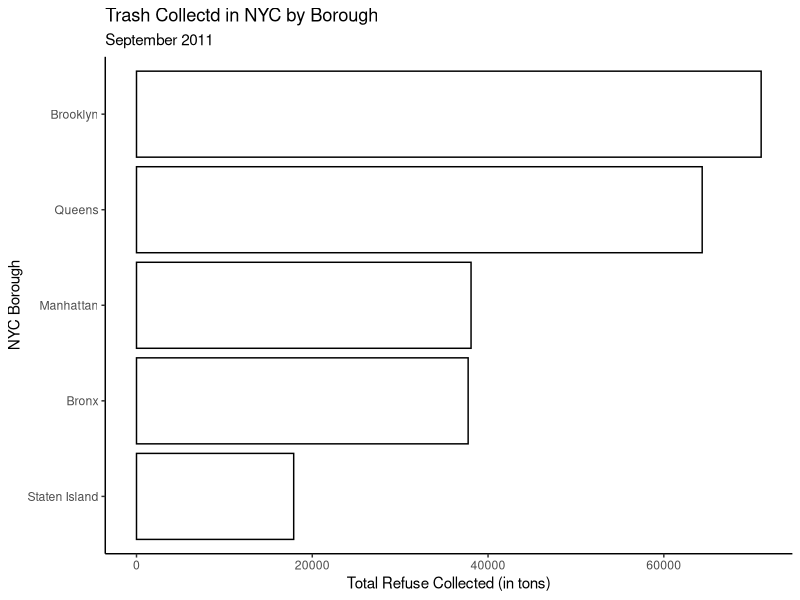
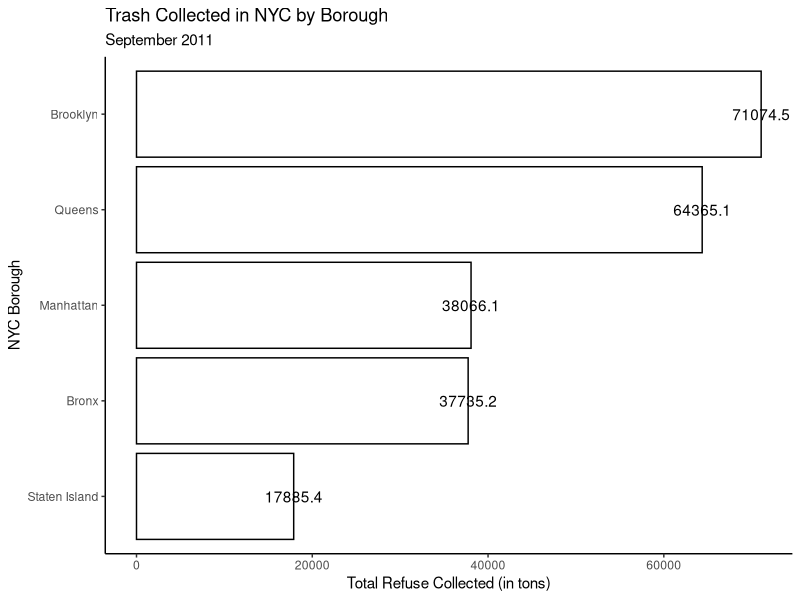
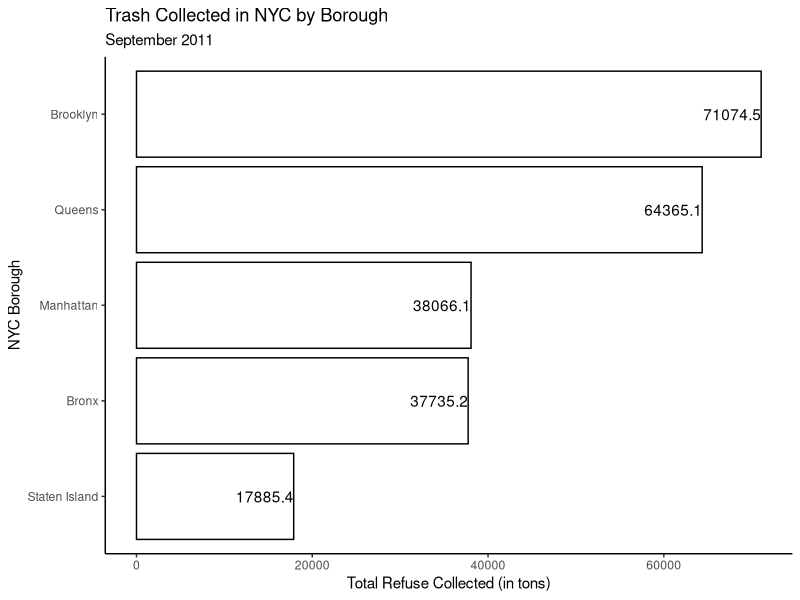
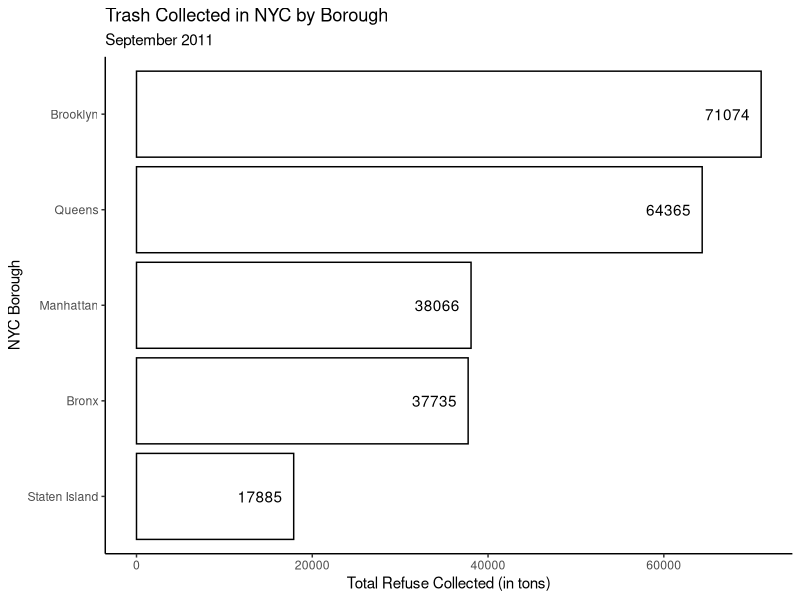
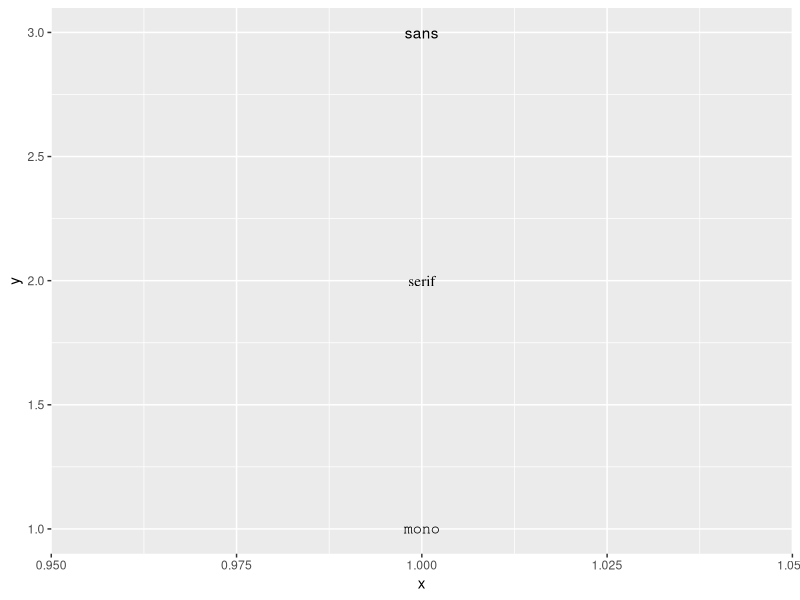
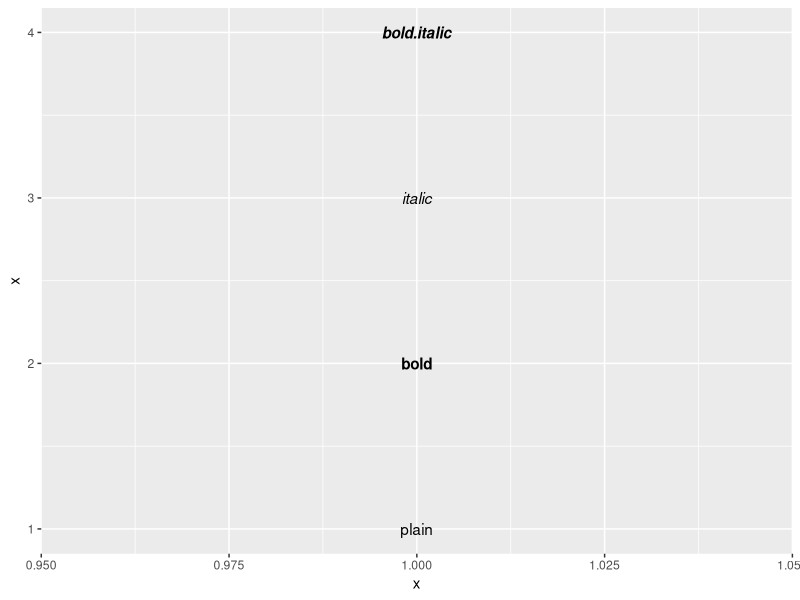
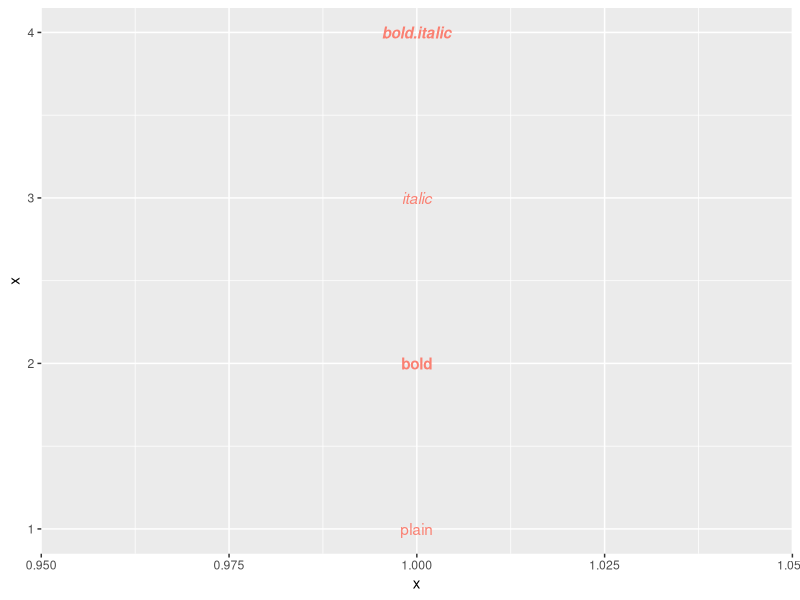
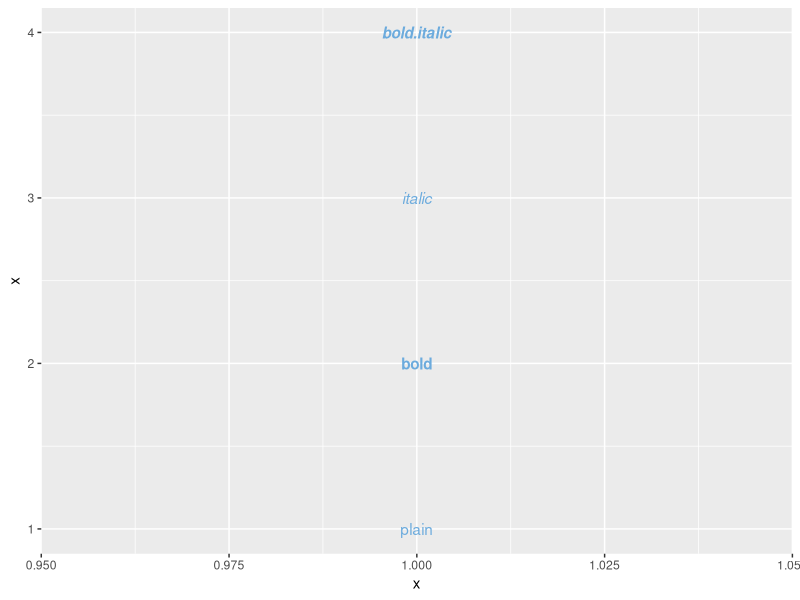

Reproduce these figures in R, in order.
## ---- chunk 1
library(tidyverse)
library(readxl)
## To answer this question, let's first read in the data ##
nyc <- read_xlsx("Communicating How Much/NYC Trash Data.xlsx")
## Subset to September 2011 ##
nyc_sept11 <- nyc |>
  filter(MONTH == 9 & YEAR == 2011)
## Sum up REFUSETONSCOLLECTED variable by Borough ##
trash_tot <- nyc_sept11 |>
  group_by(BOROUGH) |>
  summarize(Sum_Trash = sum(REFUSETONSCOLLECTED))
trash_tot |>
  ggplot(aes(x=Sum_Trash,y=reorder(BOROUGH,Sum_Trash))) +
  geom_bar(stat='identity',color='black',fill='white') +
  labs(y = "NYC Borough",
       x = "Total Refuse Collected (in tons)",
       title = "Trash Collectd in NYC by Borough",
       subtitle = "September 2011") +
  theme_classic()
## ---- chunk 2
trash_tot |>
  ggplot(aes(x=Sum_Trash,y=reorder(BOROUGH,Sum_Trash))) +
  geom_bar(stat='identity',color='black',fill='white') +
  geom_text(aes(label=Sum_Trash)) +
  labs(y = "NYC Borough",
       x = "Total Refuse Collected (in tons)",
       title = "Trash Collected in NYC by Borough",
       subtitle = "September 2011") +
  theme_classic()
## ---- chunk 3
trash_tot |>
  ggplot(aes(x=Sum_Trash,y=reorder(BOROUGH,Sum_Trash))) +
  geom_bar(stat='identity',color='black',fill='white') +
  geom_text(aes(label=Sum_Trash),hjust = 1) +
  labs(y = "NYC Borough",
       x = "Total Refuse Collected (in tons)",
       title = "Trash Collected in NYC by Borough",
       subtitle = "September 2011") +
  theme_classic()
## ---- chunk 4
trash_tot |>
  ggplot(aes(x=Sum_Trash,y=reorder(BOROUGH,Sum_Trash))) +
  geom_bar(stat='identity',color='black',fill='white') +
  geom_text(aes(label=round(Sum_Trash)),hjust=1.25) +
  labs(y = "NYC Borough",
       x = "Total Refuse Collected (in tons)",
       title = "Trash Collected in NYC by Borough",
       subtitle = "September 2011") +
  theme_classic()
## ---- chunk 5
df <- data.frame(x = 1, y = 3:1, family = c("sans", "serif", "mono"))
df |>
  ggplot(aes(x, y)) + 
  geom_text(aes(label = family, family = family))
## ---- chunk 6
df <- data.frame(x = 1:4, fontface = c("plain", "bold", "italic", "bold.italic"))
df |>
  ggplot(aes(1, x)) + 
  geom_text(aes(label = fontface, fontface = fontface))
## ---- chunk 7
## Salmon Font ##
df |>
  ggplot(aes(1, x)) + 
  geom_text(aes(label = fontface, fontface = fontface),
            color='salmon')
## ---- chunk 8
## Manchester City Light Blue ##
df |>
  ggplot(aes(1, x)) + 
  geom_text(aes(label = fontface, fontface = fontface),
            color = "#6CABDD")
## ---- chunk 9
trash_tot |>
  ggplot(aes(x=Sum_Trash,y=reorder(BOROUGH,Sum_Trash))) +
  geom_bar(stat='identity',color='black',fill='white') +
  geom_text(aes(label=round(Sum_Trash)),family='serif',
            fontface='bold.italic',color='#CE1141',hjust=1.25) +
  labs(y = "NYC Borough",
       x = "Total Refuse Collected (in tons)",
       title = "Trash Collected in NYC by Borough",
       subtitle = "September 2011") +
  theme_classic()
## ---- chunk 10
trash_tot |>
  ggplot(aes(x=Sum_Trash,y=reorder(BOROUGH,Sum_Trash))) +
  geom_bar(stat='identity',color='black',fill='white') +
  geom_text(aes(label=round(Sum_Trash)),family='serif',
            fontface='bold.italic',color='#CE1141',hjust=-0.25) +
  labs(y = "NYC Borough",
       x = "Total Refuse Collected (in tons)",
       title = "Trash Collected in NYC by Borough",
       subtitle = "September 2011") +
  theme_classic()
## ---- chunk 11
trash_tot |>
  ggplot(aes(x=Sum_Trash,y=reorder(BOROUGH,Sum_Trash))) +
  geom_bar(stat='identity',color='black',fill='white') +
  geom_text(aes(label=round(Sum_Trash)),family='serif',
            fontface='bold.italic',color='#CE1141',hjust=-0.25) +
  labs(y = "NYC Borough",
       x = "Total Refuse Collected (in tons)",
       title = "Trash Collected in NYC by Borough",
       subtitle = "September 2011") +
  theme_classic() +
  scale_x_continuous(limits = c(0,75000))
## ---- chunk 12
trash_tot |>
  ggplot(aes(x=Sum_Trash,y=reorder(BOROUGH,Sum_Trash))) +
  geom_bar(stat='identity',color='black',fill='white') +
  geom_text(aes(label=round(Sum_Trash)),family='serif',
            fontface='bold.italic',color='#CE1141',hjust=-0.25) +
  labs(y = "NYC Borough",
       x = "Total Refuse Collected (in tons)",
       title = "Trash Collected in NYC by Borough",
       subtitle = "September 2011") +
  theme_classic() +
  scale_x_continuous(limits = c(0,75000),
                     breaks = seq(0,80000,by=10000))
## ---- chunk 13
trash_tot |>
  ggplot(aes(x=Sum_Trash,y=reorder(BOROUGH,Sum_Trash))) +
  geom_bar(stat='identity',color='black',fill='white') +
  geom_text(aes(label=round(Sum_Trash)),family='serif',
            fontface='bold.italic',color='#CE1141',hjust=-0.25) +
  labs(y = "NYC Borough",
       x = "Total Refuse Collected (in tons)",
       title = "Trash Collected in NYC by Borough",
       subtitle = "September 2011") +
  theme_classic() +
  scale_x_continuous(limits = c(0,75000),
                     breaks = seq(0,80000,by=10000),
                     labels = scales::label_number(suffix = "K",
                                                   scale = 1e-3))
## ---- chunk 14
trash_tot |>
  ggplot(aes(x=Sum_Trash,y=reorder(BOROUGH,Sum_Trash))) +
  geom_bar(stat='identity',color='black',fill='white') +
  geom_text(aes(label=round(Sum_Trash)),family='serif',
            fontface='bold.italic',color='#CE1141',hjust=-0.25) +
  labs(y = "NYC Borough",
       x = "Total Refuse Collected (in tons)",
       title = "Trash Collected in NYC by Borough",
       subtitle = "September 2011") +
  theme_classic() +
  theme(axis.text.x = element_text(family = 'serif',
                                   face = 'bold.italic',
                                   color = '#CE1141'),
        axis.title.x = element_text(family = 'serif',
                                    face = 'bold.italic',
                                    color = '#CE1141'),
        axis.text.y = element_text(family = 'serif',
                                   face = 'bold.italic',
                                   color = '#CE1141'),
        axis.title.y = element_text(family = 'serif',
                                    face = 'bold.italic',
                                    color = '#CE1141')) +
  scale_x_continuous(limits = c(0,75000),
                     breaks = seq(0,80000,by=10000),
                     labels = scales::label_number(suffix = "K",
                                                   scale = 1e-3))
## ---- chunk 15
trash_tot |>
  ggplot(aes(x=Sum_Trash,y=reorder(BOROUGH,Sum_Trash),fill=BOROUGH)) +
  geom_bar(stat='identity',color='black') +
  geom_text(aes(label=round(Sum_Trash)),family='serif',
            fontface='bold.italic',color='#CE1141',hjust=-0.25) +
  labs(y = "NYC Borough",
       x = "Total Refuse Collected (in tons)",
       title = "Trash Collected in NYC by Borough",
       subtitle = "September 2011") +
  theme_classic() +
  theme(axis.text.x = element_text(family = 'serif',
                                   face = 'bold.italic'),
        axis.title.x = element_text(family = 'serif',
                                    face = 'bold.italic'),
        axis.text.y = element_text(family = 'serif',
                                   face = 'bold.italic'),
        axis.title.y = element_text(family = 'serif',
                                    face = 'bold.italic')) +
  scale_x_continuous(limits = c(0,80000),
                     breaks = seq(0,80000,by=10000),
                     labels = scales::label_number(suffix = "K",
                                                   scale = 1e-3))
## ---- chunk 16
trash_tot |>
  ggplot(aes(x=Sum_Trash,y=reorder(BOROUGH,Sum_Trash),fill=BOROUGH)) +
  geom_bar(stat='identity',color='black') +
  geom_text(aes(label=round(Sum_Trash)),family='serif',
            fontface='bold.italic',color='#CE1141',hjust=-0.25) +
  labs(y = "NYC Borough",
       x = "Total Refuse Collected (in tons)",
       title = "Trash Collected in NYC by Borough",
       subtitle = "September 2011") +
  theme_classic() +
  theme(axis.text.x = element_text(family = 'serif',
                                   face = 'bold.italic'),
        axis.title.x = element_text(family = 'serif',
                                    face = 'bold.italic'),
        axis.text.y = element_blank(),
        axis.title.y = element_text(family = 'serif',
                                    face = 'bold.italic'),
        axis.ticks.y = element_blank()) +
  scale_x_continuous(limits = c(0,80000),
                     breaks = seq(0,80000,by=10000),
                     labels = scales::label_number(suffix = "K",
                                                   scale = 1e-3))
## ---- chunk 17
trash_tot |>
  ggplot(aes(x=Sum_Trash,y=reorder(BOROUGH,Sum_Trash),fill=BOROUGH)) +
  geom_bar(stat='identity',color='black') +
  geom_text(aes(label=round(Sum_Trash)),family='serif',
            fontface='bold.italic',color='#CE1141',hjust=-0.25) +
  labs(y = "NYC Borough",
       x = "Total Refuse Collected (in tons)",
       title = "Trash Collected in NYC by Borough",
       subtitle = "September 2011",
       fill = "Borough") +
  theme_classic() +
  theme(axis.text.x = element_text(family = 'serif',
                                   face = 'bold.italic'),
        axis.title.x = element_text(family = 'serif',
                                    face = 'bold.italic'),
        axis.text.y = element_blank(),
        axis.title.y = element_text(family = 'serif',
                                    face = 'bold.italic'),
        axis.ticks.y = element_blank()) +
  scale_x_continuous(limits = c(0,80000),
                     breaks = seq(0,80000,by=10000),
                     labels = scales::label_number(suffix = "K",
                                                   scale = 1e-3))
## ---- chunk 18
## Top ##

trash_tot |>
  ggplot(aes(x=Sum_Trash,y=reorder(BOROUGH,Sum_Trash),fill=BOROUGH)) +
  geom_bar(stat='identity',color='black') +
  geom_text(aes(label=round(Sum_Trash)),family='serif',
            fontface='bold.italic',color='#CE1141',hjust=-0.25) +
  labs(y = "NYC Borough",
       x = "Total Refuse Collected (in tons)",
       title = "Trash Collected in NYC by Borough",
       subtitle = "September 2011",
       fill = "Borough") +
  theme_classic() +
  theme(axis.text.x = element_text(family = 'serif',
                                   face = 'bold.italic'),
        axis.title.x = element_text(family = 'serif',
                                    face = 'bold.italic'),
        axis.text.y = element_blank(),
        axis.title.y = element_text(family = 'serif',
                                    face = 'bold.italic'),
        axis.ticks.y = element_blank(),
        legend.position = "top") +
  scale_x_continuous(limits = c(0,80000),
                     breaks = seq(0,80000,by=10000),
                     labels = scales::label_number(suffix = "K",
                                                   scale = 1e-3))
## Bottom ##

trash_tot |>
  ggplot(aes(x=Sum_Trash,y=reorder(BOROUGH,Sum_Trash),fill=BOROUGH)) +
  geom_bar(stat='identity',color='black') +
  geom_text(aes(label=round(Sum_Trash)),family='serif',
            fontface='bold.italic',color='#CE1141',hjust=-0.25) +
  labs(y = "NYC Borough",
       x = "Total Refuse Collected (in tons)",
       title = "Trash Collected in NYC by Borough",
       subtitle = "September 2011",
       fill = "Borough") +
  theme_classic() +
  theme(axis.text.x = element_text(family = 'serif',
                                   face = 'bold.italic'),
        axis.title.x = element_text(family = 'serif',
                                    face = 'bold.italic'),
        axis.text.y = element_blank(),
        axis.title.y = element_text(family = 'serif',
                                    face = 'bold.italic'),
        axis.ticks.y = element_blank(),
        legend.position = "bottom") +
  scale_x_continuous(limits = c(0,80000),
                     breaks = seq(0,80000,by=10000),
                     labels = scales::label_number(suffix = "K",
                                                   scale = 1e-3))
## ---- chunk 19
library(viridis)

trash_tot |>
  ggplot(aes(x=Sum_Trash,y=reorder(BOROUGH,Sum_Trash),fill=BOROUGH)) +
  geom_bar(stat='identity',color='black') +
  geom_text(aes(label=round(Sum_Trash)),family='serif',
            fontface='bold.italic',color='#CE1141',hjust=-0.25) +
  labs(y = "NYC Borough",
       x = "Total Refuse Collected (in tons)",
       title = "Trash Collected in NYC by Borough",
       subtitle = "September 2011",
       fill = "Borough") +
  theme_classic() +
  theme(axis.text.x = element_text(family = 'serif',
                                   face = 'bold.italic'),
        axis.title.x = element_text(family = 'serif',
                                    face = 'bold.italic'),
        axis.text.y = element_blank(),
        axis.title.y = element_text(family = 'serif',
                                    face = 'bold.italic'),
        axis.ticks.y = element_blank(),
        legend.position = "bottom") +
  scale_x_continuous(limits = c(0,80000),
                     breaks = seq(0,80000,by=10000),
                     labels = scales::label_number(suffix = "K",
                                                   scale = 1e-3)) +
  scale_fill_viridis(discrete = T)
## ---- chunk 20
trash_tot |>
  ggplot(aes(x=Sum_Trash,y=reorder(BOROUGH,Sum_Trash),fill=BOROUGH)) +
  geom_bar(stat='identity',color='black') +
  geom_text(aes(label=round(Sum_Trash)),family='serif',
            fontface='bold.italic',color='#CE1141',hjust=-0.25) +
  labs(y = "NYC Borough",
       x = "Total Refuse Collected (in tons)",
       title = "Trash Collected in NYC by Borough",
       subtitle = "September 2011",
       fill = "Borough") +
  theme_classic() +
  theme(axis.text.x = element_text(family = 'serif',
                                   face = 'bold.italic'),
        axis.title.x = element_text(family = 'serif',
                                    face = 'bold.italic'),
        axis.text.y = element_blank(),
        axis.title.y = element_text(family = 'serif',
                                    face = 'bold.italic'),
        axis.ticks.y = element_blank(),
        legend.position = "bottom") +
  scale_x_continuous(limits = c(0,80000),
                     breaks = seq(0,80000,by=10000),
                     labels = scales::label_number(suffix = "K",
                                                   scale = 1e-3)) +
  scale_fill_viridis(discrete = T,
                     option = "H")
## ---- chunk 21
library(RColorBrewer)
display.brewer.all()
## ---- chunk 22
trash_tot |>
  ggplot(aes(x=Sum_Trash,y=reorder(BOROUGH,Sum_Trash),fill=BOROUGH)) +
  geom_bar(stat='identity',color='black') +
  geom_text(aes(label=round(Sum_Trash)),family='serif',
            fontface='bold.italic',color='#CE1141',hjust=-0.25) +
  labs(y = "NYC Borough",
       x = "Total Refuse Collected (in tons)",
       title = "Trash Collected in NYC by Borough",
       subtitle = "September 2011",
       fill = "Borough") +
  theme_classic() +
  theme(axis.text.x = element_text(family = 'serif',
                                   face = 'bold.italic'),
        axis.title.x = element_text(family = 'serif',
                                    face = 'bold.italic'),
        axis.text.y = element_blank(),
        axis.title.y = element_text(family = 'serif',
                                    face = 'bold.italic'),
        axis.ticks.y = element_blank(),
        legend.position = "bottom") +
  scale_x_continuous(limits = c(0,80000),
                     breaks = seq(0,80000,by=10000),
                     labels = scales::label_number(suffix = "K",
                                                   scale = 1e-3)) +
  scale_fill_brewer(palette = "Pastel1")
## ---- chunk 23
borough_colors <- c("Bronx" = 'red',
                    "Brooklyn" = 'blue',
                    "Manhattan" = "orange",
                    "Queens" = "yellow",
                    "Staten Island" = 'violet')
trash_tot |>
  ggplot(aes(x=Sum_Trash,y=reorder(BOROUGH,Sum_Trash),fill=BOROUGH)) +
  geom_bar(stat='identity',color='black') +
  geom_text(aes(label=round(Sum_Trash)),family='serif',
            fontface='bold.italic',color='#CE1141',hjust=-0.25) +
  labs(y = "NYC Borough",
       x = "Total Refuse Collected (in tons)",
       title = "Trash Collected in NYC by Borough",
       subtitle = "September 2011",
       fill = "Borough") +
  theme_classic() +
  theme(axis.text.x = element_text(family = 'serif',
                                   face = 'bold.italic'),
        axis.title.x = element_text(family = 'serif',
                                    face = 'bold.italic'),
        axis.text.y = element_blank(),
        axis.title.y = element_text(family = 'serif',
                                    face = 'bold.italic'),
        axis.ticks.y = element_blank(),
        legend.position = "bottom") +
  scale_x_continuous(limits = c(0,80000),
                     breaks = seq(0,80000,by=10000),
                     labels = scales::label_number(suffix = "K",
                                                   scale = 1e-3)) +
  scale_fill_manual(values = borough_colors)

